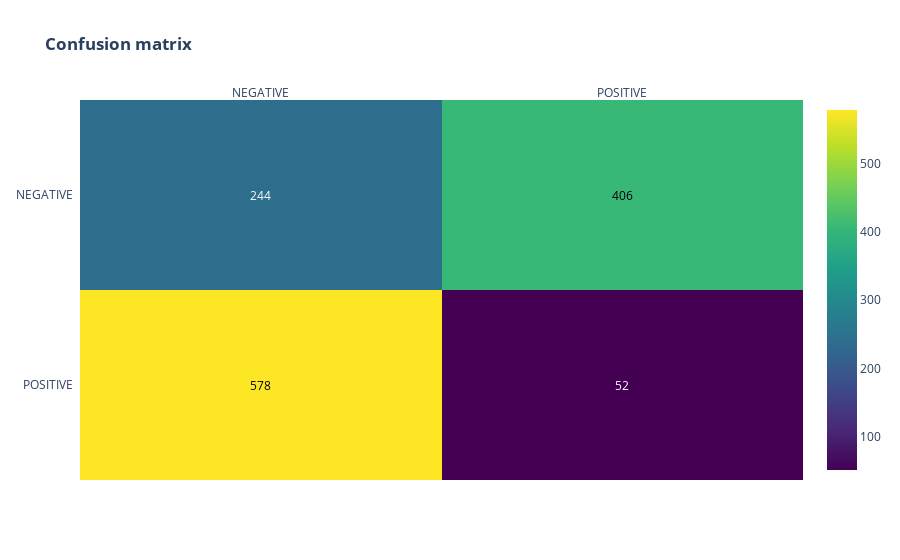

The notebook cell this image was saved under:
### Code cell
target_names = ['NEGATIVE', 'POSITIVE']
print(classification_report(labels_val, y_pred_label, target_names=target_names))
print("ROC AUC score : ", round(roc_auc_score(labels_val, y_pred_label), 3))
print("Average Precision score : ", round(average_precision_score(labels_val, y_pred_label), 3),)
conf_matrix(metrics.confusion_matrix(labels_val, y_pred_label))

### Figure 1 — Plotly figure (JSON) as saved in the notebook; plotly's stock layout.template omitted (floating-point values rounded to 4 significant figures)
{"data": [{"colorscale": [[0, "#440154"], [0.1111, "#482878"], [0.2222, "#3e4989"], [0.3333, "#31688e"], [0.4444, "#26828e"], [0.5556, "#1f9e89"], [0.6667, "#35b779"], [0.7778, "#6ece58"], [0.8889, "#b5de2b"], [1, "#fde725"]], "reversescale": false, "showscale": true, "type": "heatmap", "x": ["NEGATIVE", "POSITIVE"], "y": ["POSITIVE", "NEGATIVE"], "z": [[578, 52], [244, 406]]}], "layout": {"annotations": [{"font": {"color": "#000000"}, "showarrow": false, "text": "578", "x": "NEGATIVE", "xref": "x", "y": "POSITIVE", "yref": "y"}, {"font": {"color": "#FFFFFF"}, "showarrow": false, "text": "52", "x": "POSITIVE", "xref": "x", "y": "POSITIVE", "yref": "y"}, {"font": {"color": "#FFFFFF"}, "showarrow": false, "text": "244", "x": "NEGATIVE", "xref": "x", "y": "NEGATIVE", "yref": "y"}, {"font": {"color": "#000000"}, "showarrow": false, "text": "406", "x": "POSITIVE", "xref": "x", "y": "NEGATIVE", "yref": "y"}], "autosize": true, "title": {"text": "<b>Confusion matrix</b>"}, "xaxis": {"autorange": true, "dtick": 1, "gridcolor": "rgb(0, 0, 0)", "range": [-0.5, 1.5], "side": "top", "ticks": "", "type": "category"}, "yaxis": {"autorange": true, "dtick": 1, "range": [-0.5, 1.5], "ticks": "", "ticksuffix": "  ", "type": "category"}}}
